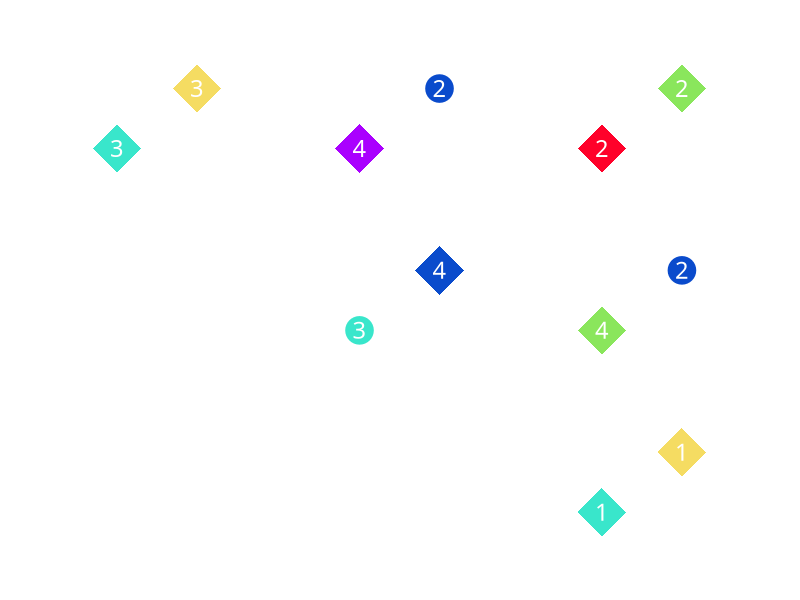
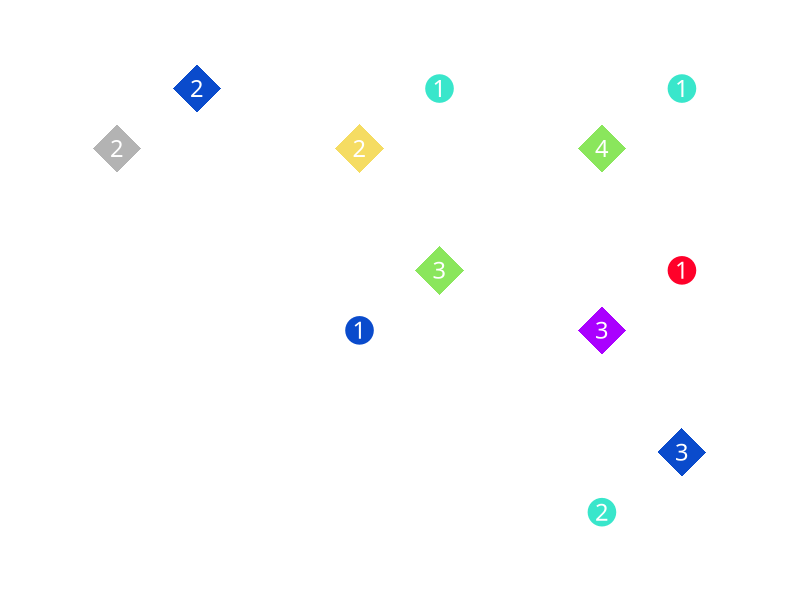
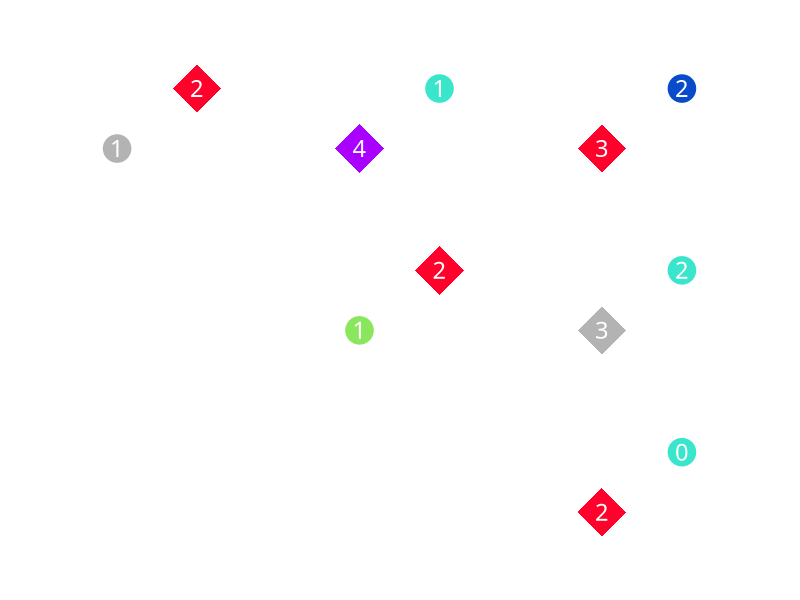
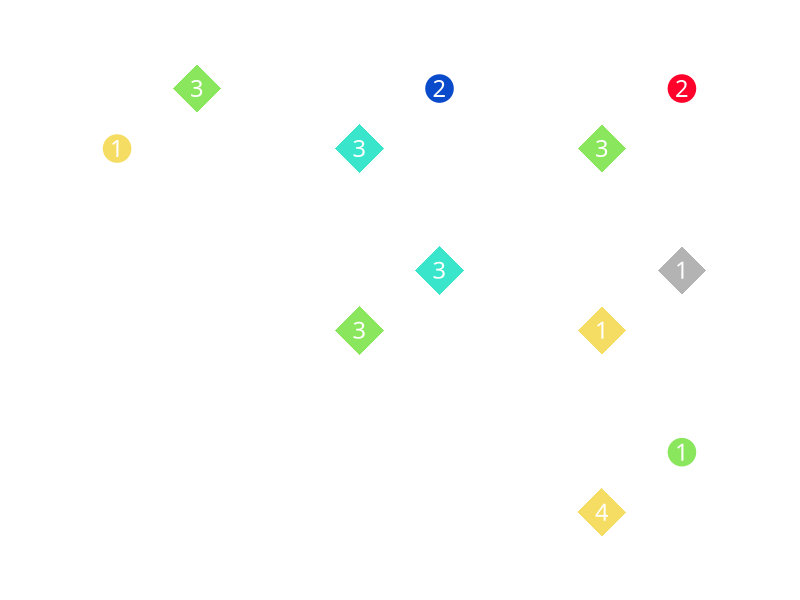
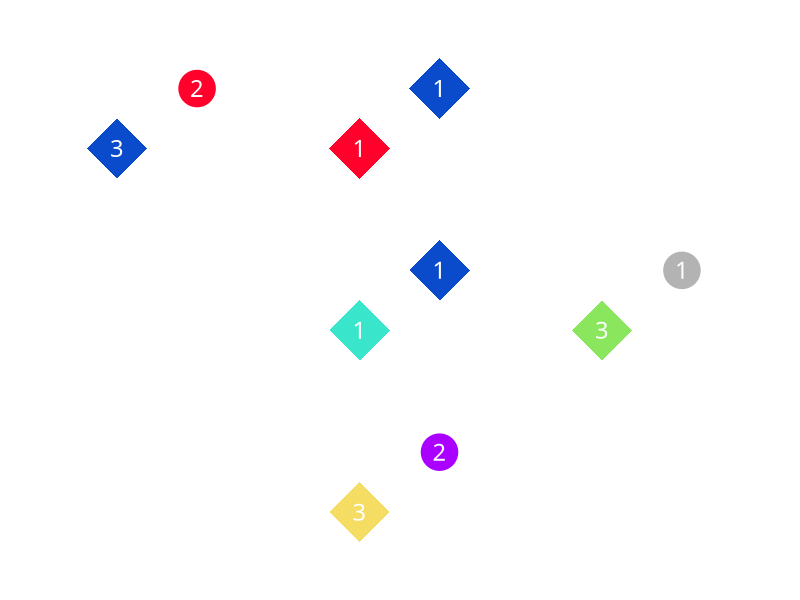
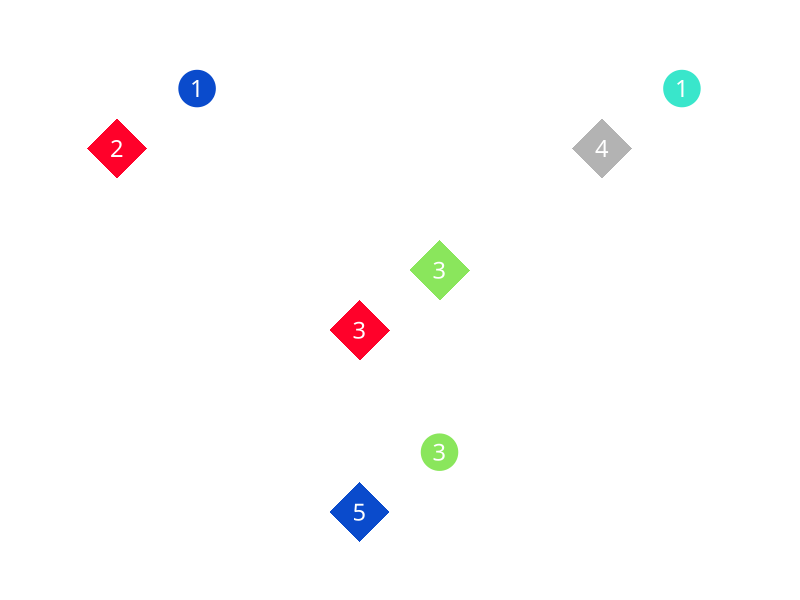
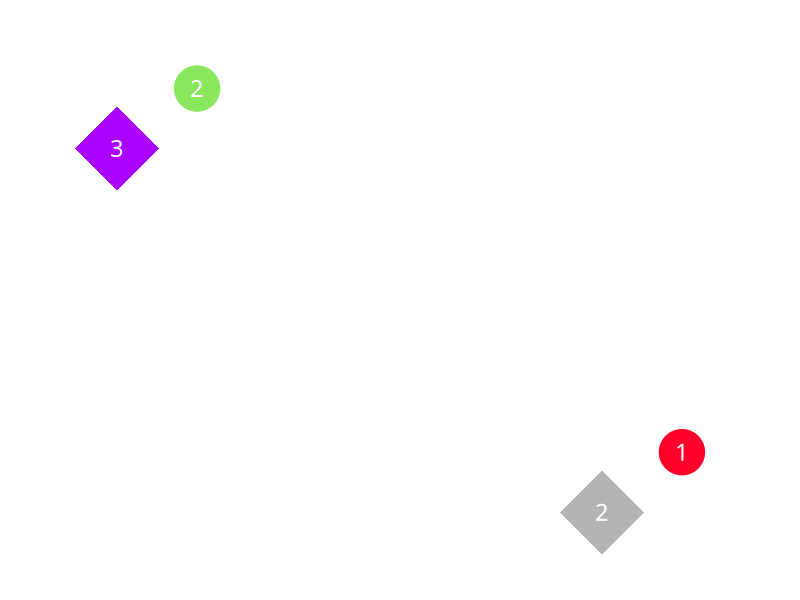

These figures' R source, in order:
setwd("~/Misc/ML/collision/")
library(tidyverse)
library(gridExtra)

test <- read.csv("collision_bymatch.csv",stringsAsFactors = FALSE)
ranks <- read.csv("collision_ranks.csv",stringsAsFactors = FALSE)
test <- test %>% 
             left_join(rename(ranks, Team1=Team, Rank1=Rank) %>%
                           group_by(EVENT, GROUP) %>%
                           mutate(Rank1=rev(Rank1)),
                       by=c("EVENT", "GROUP", "Team1")) %>%
             left_join(rename(ranks, Team2=Team, Rank2=Rank),
                       by=c("EVENT", "GROUP", "Team2")) %>%
             mutate(Rank1=Rank1-0.167, Rank2=Rank2-0.167)
testRevRank <- test %>% rename(Team1=Team2, Team2=Team1,
                               Score1=Score2, Score2=Score1,
                               Form2=Form1, Form1=Form2) %>%
                        mutate(Rank1=Rank1+0.33, Rank2=Rank2+0.33)

out <- rbind(test, testRevRank) %>% mutate(
    win=ifelse(Score1 >= Score2, 1, 0),
    tied=ifelse(Score1 == Score2, 1, 0))

matchOut <- function(data, winsize, losesize, axmin=1.5, axmax=4.5) {
    ggplot(data=data,
           aes(y=Rank1, x=Rank2, colour=Form1,
               shape=factor(win), size=factor(win))) +
        geom_point() + 
        scale_color_manual(values=c("Line" = "#8AE65C", "Wide" = "#0A4BCC",
                                    "Block" = "#FF012A", "Cross" = "#F5DC62",
                                    "Flank" = "#39E6CB", "Shield" = "#AA00FF",
                                    "Spear" = "gray70")) +
        scale_shape_manual(values= c("1" = 18, "0" = 19)) +
        scale_size_manual(values= c("1" = winsize, "0" = losesize)) +
        geom_text(aes(label=Score1), color="white", family="Gill Sans",
                  size=6) +
        theme_void() + expand_limits(x=c(axmin, axmax), y=c(axmin,axmax)) +
        theme(legend.position = "none",
              text= element_text(family="Gill Sans")) 
}

matchOut(out %>% filter(grepl("19$", EVENT) & GROUP=="A"), 16, 9)
matchOut(out %>% filter(grepl("19$", EVENT) & GROUP=="B"), 16, 9)
matchOut(out %>% filter(grepl("19$", EVENT) & GROUP=="C"), 16, 9)
matchOut(out %>% filter(grepl("19$", EVENT) & GROUP=="D"), 16, 9)
matchOut(out %>% filter(grepl("19$", EVENT) & GROUP=="KO1"), 20, 12)
matchOut(out %>% filter(grepl("19$", EVENT) & GROUP=="KO2"), 20, 12)
matchOut(out %>% filter(grepl("19$", EVENT) & GROUP=="FINAL"), 28, 15)